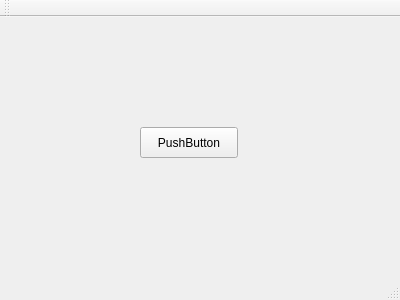
<?xml version="1.0" encoding="UTF-8"?>
<ui version="4.0">
 <class>MainWindow</class>
 <widget class="QMainWindow" name="MainWindow">
  <property name="geometry">
   <rect>
    <x>0</x>
    <y>0</y>
    <width>400</width>
    <height>300</height>
   </rect>
  </property>
  <property name="windowTitle">
   <string>MainWindow</string>
  </property>
  <widget class="QWidget" name="centralWidget">
   <widget class="QPushButton" name="pushButton">
    <property name="geometry">
     <rect>
      <x>140</x>
      <y>110</y>
      <width>98</width>
      <height>31</height>
     </rect>
    </property>
    <property name="text">
     <string>PushButton</string>
    </property>
   </widget>
  </widget>
  <widget class="QMenuBar" name="menuBar">
   <property name="geometry">
    <rect>
     <x>0</x>
     <y>0</y>
     <width>400</width>
     <height>27</height>
    </rect>
   </property>
  </widget>
  <widget class="QToolBar" name="mainToolBar">
   <attribute name="toolBarArea">
    <enum>TopToolBarArea</enum>
   </attribute>
   <attribute name="toolBarBreak">
    <bool>false</bool>
   </attribute>
  </widget>
  <widget class="QStatusBar" name="statusBar"/>
 </widget>
 <layoutdefault spacing="6" margin="11"/>
 <resources/>
 <connections/>
</ui>
